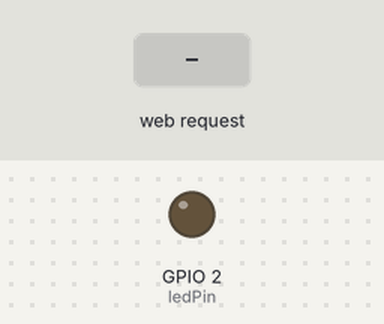
Bench run of a sketch on a simulated ESP32. On the bench: output pins drawn as LEDs (lit = HIGH). Dashed ring = blinking. The test bench sets the inputs (shaded band). WiFi joins after 1.5 s; servers stay silent unless stated; what the sketch prints to the serial monitor is not drawn.

Above: at 3.2 s.
3.3 s: HTTP request GET /blink received
At 3.7 s:
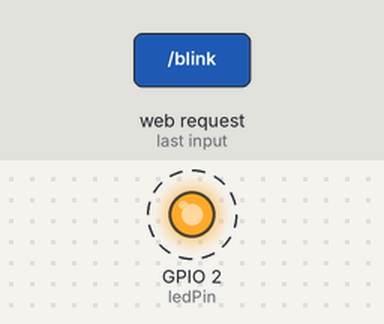
6.3 s: HTTP request GET /turn_on received
At 6.7 s:
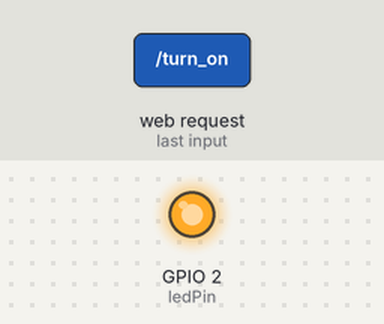
7.8 s: HTTP request GET /turn_off received
At 9.0 s:
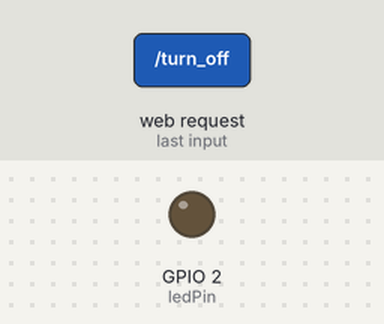
Timing chart, 0 to 10.8 s (numbered marks = the images above; inputs shaded):
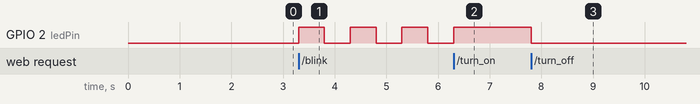

Measured:
- after the input at 3.3 s, GPIO 2 (ledPin): alternates HIGH for 0.50 s and LOW for 0.50 s, starting at once
- after the input at 6.3 s, GPIO 2 (ledPin): goes on until 6.3 s, then stays HIGH
- after the input at 7.8 s, GPIO 2 (ledPin): HIGH → LOW at once

The sketch:

sketch_feb14a.ino
```cpp
#include <WiFi.h>
#include <WebServer.h>

// Dane logowania do WiFi
const char* ssid = "2.4G-vnet-404C76";
const char* password = "24767D404C78";

// Serwer HTTP
WebServer server(80);
const int ledPin = 2;  // Pin LED
bool blinkLed = false; // Flaga kontrolująca miganie

void setup() {
  Serial.begin(115200);
  WiFi.begin(ssid, password);

  while (WiFi.status() != WL_CONNECTED) {
    delay(1000);
    Serial.println("Łączenie z WiFi...");
  }

  Serial.println("Połączono z WiFi!");
  Serial.print("Adres IP: ");
  Serial.println(WiFi.localIP());

  pinMode(ledPin, OUTPUT);

  // Endpoint do włączania diody
  server.on("/turn_on", []() {
    digitalWrite(ledPin, HIGH);
    blinkLed = false;  // Wyłącz miganie
    server.send(200, "text/plain", "Dioda wlaczona");
  });

  // Endpoint do wyłączania diody
  server.on("/turn_off", []() {
    digitalWrite(ledPin, LOW);
    blinkLed = false;  // Wyłącz miganie
    server.send(200, "text/plain", "Dioda wylaczona");
  });

  // Endpoint do migania diodą w pętli
  server.on("/blink", []() {
    blinkLed = true;  // Ustaw miganie
    server.send(200, "text/plain", "Dioda miga");
  });

  server.begin();
}

void loop() {
  server.handleClient();  // Obsługa żądań HTTP

  if (blinkLed) {
    digitalWrite(ledPin, HIGH);
    delay(500);
    digitalWrite(ledPin, LOW);
    delay(500);
  }
}
```
